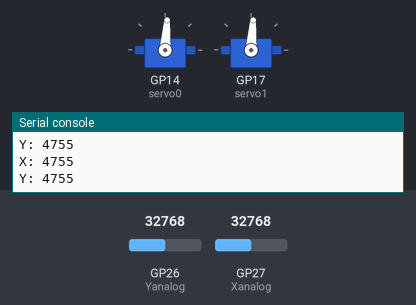
The program below on a simulated Raspberry Pi Pico running MicroPython. Parts: 2 × servo, the last lines printed to the serial console. Inputs (shaded band) come from the test bench; at power-on: GP26 (Yanalog) = 32768, GP27 (Xanalog) = 32768 (analog values on the 0–65535 scale). Servo angles are drawn from the pulse width (0.5 ms = 0°, 2.5 ms = 180°).

Above: at 1.2 s.
1.3 s: GP26 (Yanalog) set to 45874
At 2.1 s:
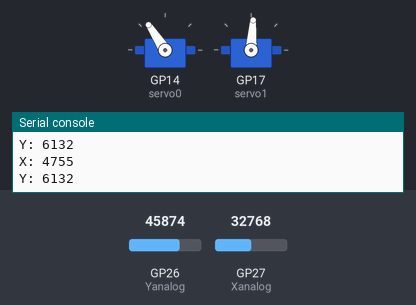
2.9 s: GP27 (Xanalog) set to 45874
At 3.4 s:
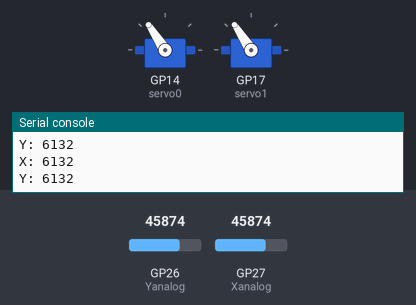
4.5 s: GP26 (Yanalog) set to 57670
At 5.8 s:
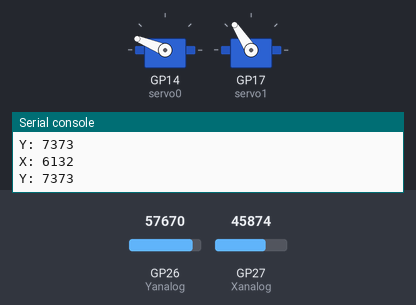
6.1 s: GP27 (Xanalog) set to 57670
At 7.4 s:
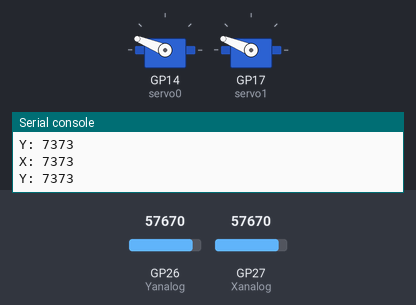
7.7 s: GP26 (Yanalog) set to 65535
At 8.7 s:
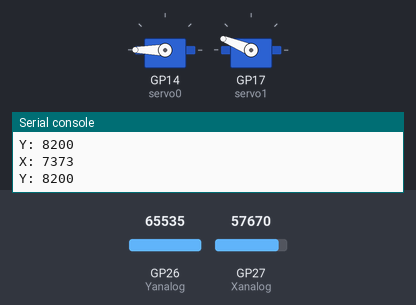
9.3 s: GP27 (Xanalog) set to 65535
At 10.0 s:
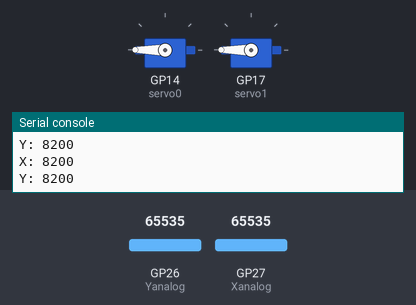
Timing chart, 0 to 11.9 s (numbered marks = the images above; inputs shaded):
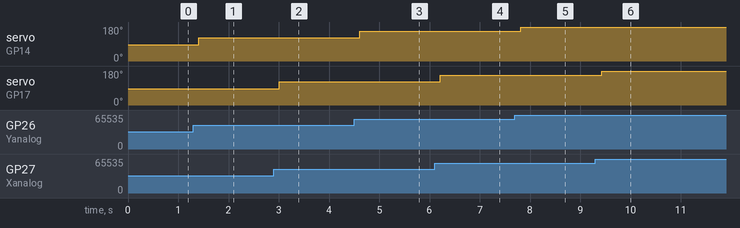

Measured:
- after the input at 1.3 s, servo on GP14 (servo0): 86° → 123° after 0.10 s
- after the input at 2.9 s, servo on GP17 (servo1): 86° → 123° after 0.11 s
- after the input at 4.5 s, servo on GP14 (servo0): 123° → 158° after 0.11 s
- after the input at 6.1 s, servo on GP17 (servo1): 123° → 158° after 0.12 s
- after the input at 7.7 s, servo on GP14 (servo0): 158° → 180° after 0.12 s
- after the input at 9.3 s, servo on GP17 (servo1): 158° → 180° after 0.12 s

The program:

control_servos_with_joystick.py
```python
# use analog joystick to control two SG90 servo motors

from machine import Pin, PWM, ADC
import utime


# set up two output pins to control servos with PWM
servo0 = PWM(Pin(14))
servo1 = PWM(Pin(17))
# set std frequency for SG90 which is 50Hz
servo0.freq(50)
servo1.freq(50)

# setup analog pins to read 0-3.3v logic from joystick potentiometer and convert it to 16bit integer
Xanalog = ADC(Pin(27))
Yanalog = ADC(Pin(26))

# SG90s accept a duty cycle of 2% to 12.5% at 50Hz
# 12.5% of 65535 = 8191.875
# 2% of 65535 = 1310.7

# The one real problem I've come across in this program is funding a way to map 16bit int range (65535) to the range of 1310-8200
# Symbolic constants that will help with mapping the 0-65535 range to 1310-8200
MIN_PWM = 1310
MAX_PWM = 8200

# The one real problem I've come across in this program is funding a way to map 16bit int range (65535) to the range of 1310-8200
# Here's a function that seems to solve the problem.
# maps an input number range equally to an output number range
def map_range(number, input_min, input_max, output_min, output_max) -> int:
    return max(min(output_max, (number - input_min) * (output_max - output_min) // (input_max - input_min) + output_min), output_min)


# main loop
try:
    while True:
        # read analog input from joystick
        xint = Xanalog.read_u16()
        xint = map_range(xint, 0, 65535, 1310, 8200)
        yint = Yanalog.read_u16()
        yint = map_range(yint, 0, 65535, 1310, 8200)
        print("X: " + str(xint))
        print("Y: " + str(yint))
        servo0.duty_u16(yint)
        servo1.duty_u16(xint)
        utime.sleep(.2)
finally:
    #servo0.duty_u16(90)
    servo1.duty_u16(90)
```
